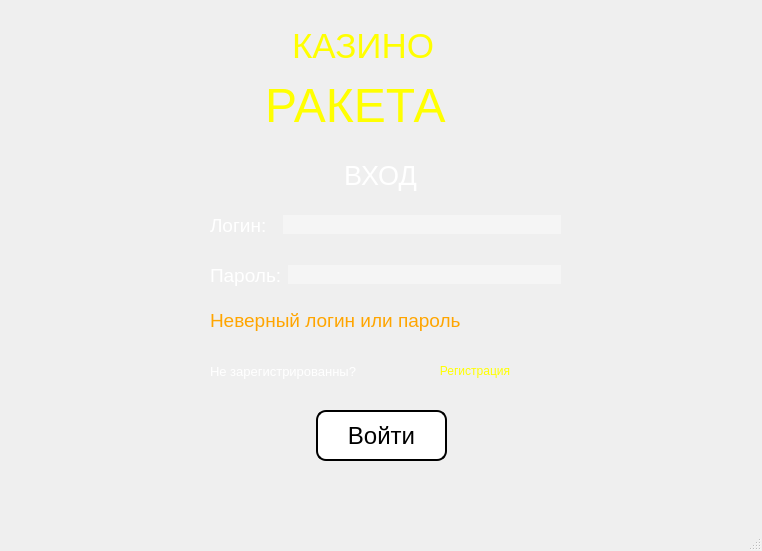
<?xml version="1.0" encoding="UTF-8"?>
<ui version="4.0">
 <class>MainWindow</class>
 <widget class="QMainWindow" name="MainWindow">
  <property name="geometry">
   <rect>
    <x>0</x>
    <y>0</y>
    <width>762</width>
    <height>551</height>
   </rect>
  </property>
  <property name="windowTitle">
   <string>MainWindow</string>
  </property>
  <widget class="QWidget" name="centralwidget">
   <widget class="QWidget" name="layoutWidget">
    <property name="geometry">
     <rect>
      <x>210</x>
      <y>210</y>
      <width>351</width>
      <height>30</height>
     </rect>
    </property>
    <layout class="QHBoxLayout" name="usernamecombo">
     <item>
      <widget class="QLabel" name="username_label">
       <property name="font">
        <font>
         <pointsize>14</pointsize>
        </font>
       </property>
       <property name="styleSheet">
        <string notr="true">QLabel
{	
	color: white;
}</string>
       </property>
       <property name="text">
        <string>Логин:  </string>
       </property>
      </widget>
     </item>
     <item>
      <widget class="QLineEdit" name="input_login">
       <property name="font">
        <font>
         <family>Tw Cen MT</family>
        </font>
       </property>
       <property name="styleSheet">
        <string notr="true">QLineEdit
{
background-color: rgba(255, 255, 254, 100);
border: none;
}</string>
       </property>
       <property name="text">
        <string/>
       </property>
      </widget>
     </item>
    </layout>
   </widget>
   <widget class="QPushButton" name="going">
    <property name="geometry">
     <rect>
      <x>316</x>
      <y>410</y>
      <width>131</width>
      <height>51</height>
     </rect>
    </property>
    <property name="font">
     <font>
      <pointsize>18</pointsize>
     </font>
    </property>
    <property name="styleSheet">
     <string notr="true">QPushButton
{
background-color: white;
border: 2px solid black;
border-radius: 10px; 
}</string>
    </property>
    <property name="text">
     <string>Войти</string>
    </property>
   </widget>
   <widget class="QLabel" name="titlerocket">
    <property name="geometry">
     <rect>
      <x>265</x>
      <y>60</y>
      <width>221</width>
      <height>91</height>
     </rect>
    </property>
    <property name="font">
     <font>
      <pointsize>36</pointsize>
      <weight>50</weight>
      <bold>false</bold>
     </font>
    </property>
    <property name="styleSheet">
     <string notr="true">QLabel
{	
	color: yellow;
}</string>
    </property>
    <property name="text">
     <string>РАКЕТА</string>
    </property>
   </widget>
   <widget class="QLabel" name="allowancelabel">
    <property name="geometry">
     <rect>
      <x>0</x>
      <y>150</y>
      <width>761</width>
      <height>51</height>
     </rect>
    </property>
    <property name="font">
     <font>
      <pointsize>20</pointsize>
      <weight>50</weight>
      <bold>false</bold>
     </font>
    </property>
    <property name="styleSheet">
     <string notr="true">QLabel
{	
	color: white;
}</string>
    </property>
    <property name="text">
     <string>ВХОД</string>
    </property>
    <property name="alignment">
     <set>Qt::AlignCenter</set>
    </property>
   </widget>
   <widget class="QLabel" name="mistakes">
    <property name="geometry">
     <rect>
      <x>210</x>
      <y>300</y>
      <width>361</width>
      <height>41</height>
     </rect>
    </property>
    <property name="font">
     <font>
      <family>Segoe UI</family>
      <pointsize>14</pointsize>
      <weight>50</weight>
      <italic>false</italic>
      <bold>false</bold>
     </font>
    </property>
    <property name="styleSheet">
     <string notr="true">QLabel
{
	color: orange;
}</string>
    </property>
    <property name="text">
     <string>Неверный логин или пароль</string>
    </property>
   </widget>
   <widget class="QWidget" name="layoutWidget_2">
    <property name="geometry">
     <rect>
      <x>210</x>
      <y>360</y>
      <width>351</width>
      <height>23</height>
     </rect>
    </property>
    <layout class="QHBoxLayout" name="horizontalLayout_3">
     <item>
      <widget class="QLabel" name="registrationlabel">
       <property name="font">
        <font>
         <pointsize>10</pointsize>
        </font>
       </property>
       <property name="styleSheet">
        <string notr="true">QLineEdit
{
background-color: rgba(255, 255, 254, 100);
border: none;
}
QLabel
{	
	color: white;
}</string>
       </property>
       <property name="text">
        <string>Не зарегистрированны?</string>
       </property>
      </widget>
     </item>
     <item>
      <widget class="QPushButton" name="registrationbutton">
       <property name="styleSheet">
        <string notr="true">QPushButton
{
background-color: rgba(255, 5, 254, 0);
border: none;
color: yellow;
	font: 10pt &quot;MS Shell Dlg 2&quot;;
}</string>
       </property>
       <property name="text">
        <string>Регистрация</string>
       </property>
      </widget>
     </item>
    </layout>
   </widget>
   <widget class="QWidget" name="layoutWidget_3">
    <property name="geometry">
     <rect>
      <x>210</x>
      <y>260</y>
      <width>351</width>
      <height>30</height>
     </rect>
    </property>
    <layout class="QHBoxLayout" name="password">
     <item>
      <widget class="QLabel" name="password_label">
       <property name="font">
        <font>
         <pointsize>14</pointsize>
        </font>
       </property>
       <property name="styleSheet">
        <string notr="true">QLabel
{	
	color: white;
}</string>
       </property>
       <property name="text">
        <string>Пароль:</string>
       </property>
      </widget>
     </item>
     <item>
      <widget class="QLineEdit" name="input_password">
       <property name="font">
        <font>
         <family>Tw Cen MT</family>
        </font>
       </property>
       <property name="styleSheet">
        <string notr="true">QLineEdit
{
background-color: rgba(255, 255, 254, 100);
border: none;
}</string>
       </property>
       <property name="text">
        <string/>
       </property>
      </widget>
     </item>
    </layout>
   </widget>
   <widget class="QLabel" name="rocket">
    <property name="geometry">
     <rect>
      <x>-90</x>
      <y>0</y>
      <width>851</width>
      <height>521</height>
     </rect>
    </property>
    <property name="font">
     <font>
      <family>Vladimir Script</family>
      <pointsize>14</pointsize>
     </font>
    </property>
    <property name="styleSheet">
     <string notr="true">background-image: url(:/помощник ракеты/hfrtnf yjvth 1 d hjccbbb.jpg);</string>
    </property>
    <property name="text">
     <string/>
    </property>
    <property name="pixmap">
     <pixmap>картинкни/ракета для входа.jpg</pixmap>
    </property>
    <property name="scaledContents">
     <bool>true</bool>
    </property>
   </widget>
   <widget class="QLabel" name="titlecasino">
    <property name="geometry">
     <rect>
      <x>292</x>
      <y>0</y>
      <width>161</width>
      <height>91</height>
     </rect>
    </property>
    <property name="font">
     <font>
      <pointsize>26</pointsize>
      <weight>50</weight>
      <bold>false</bold>
     </font>
    </property>
    <property name="styleSheet">
     <string notr="true">QLabel
{	
	color: yellow;
}</string>
    </property>
    <property name="text">
     <string>КАЗИНО</string>
    </property>
   </widget>
   <zorder>rocket</zorder>
   <zorder>layoutWidget</zorder>
   <zorder>going</zorder>
   <zorder>titlerocket</zorder>
   <zorder>allowancelabel</zorder>
   <zorder>mistakes</zorder>
   <zorder>layoutWidget_2</zorder>
   <zorder>layoutWidget_3</zorder>
   <zorder>titlecasino</zorder>
  </widget>
  <widget class="QMenuBar" name="menubar">
   <property name="geometry">
    <rect>
     <x>0</x>
     <y>0</y>
     <width>762</width>
     <height>26</height>
    </rect>
   </property>
  </widget>
  <widget class="QStatusBar" name="statusbar"/>
 </widget>
 <resources>
  <include location="помощник банкомата.qrc"/>
  <include location="помощник ракеты2.qrc"/>
 </resources>
 <connections/>
</ui>
